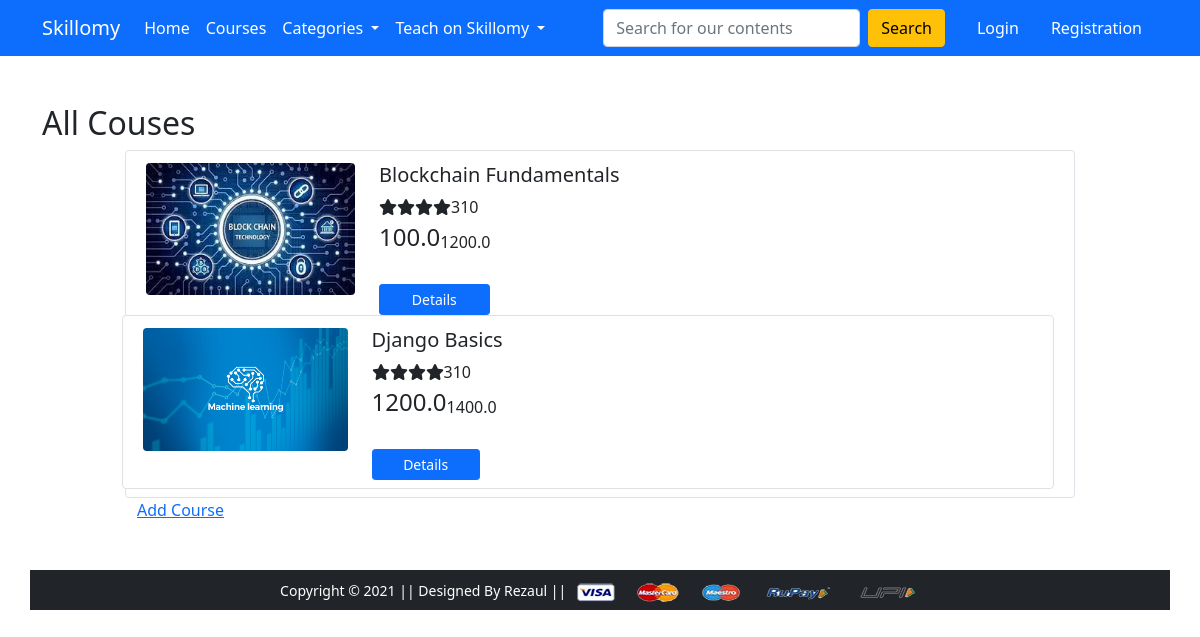
Before: /create_course/ with the older database file.
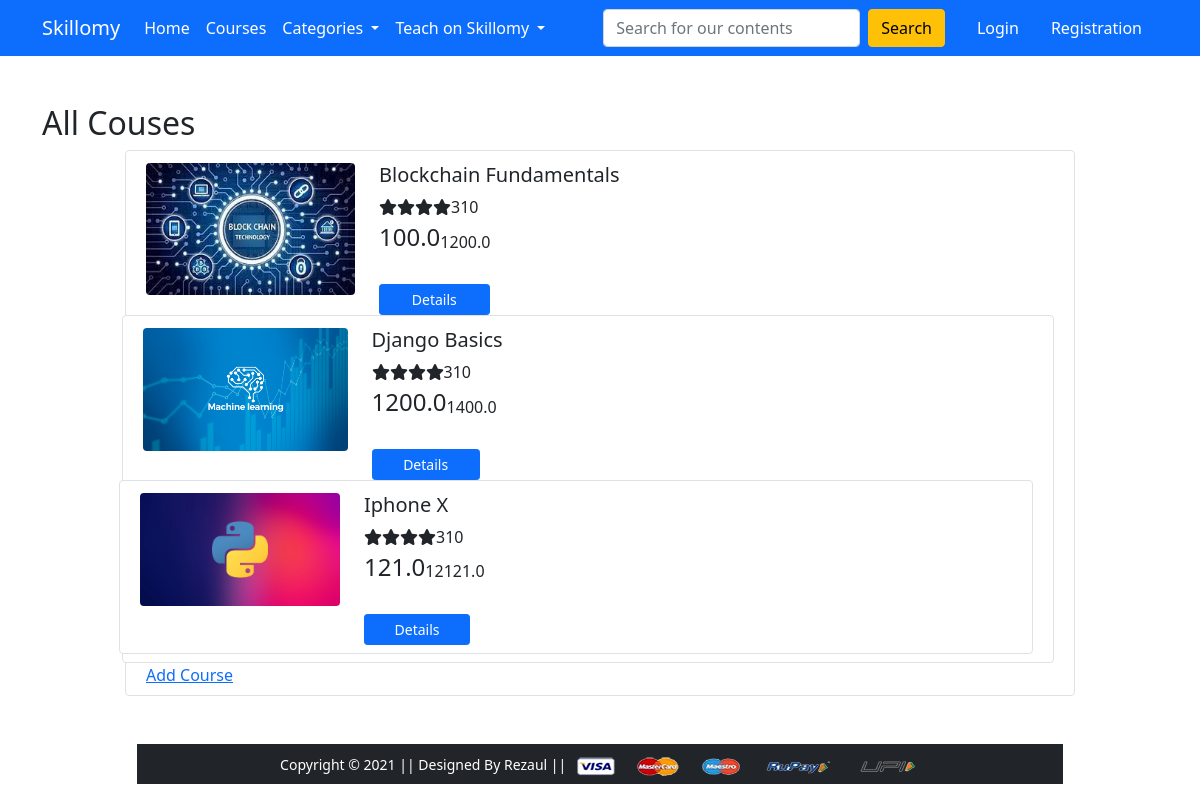
After: the same page with the newer database file.
### app/models.py (models this page shows, shortened)
class Product(models.Model):
	title=models.CharField(max_length=50)
	selling_price= models.FloatField()
	discounted_price=models.FloatField()
	description=models.CharField(max_length=200)
	level=models.CharField(choices=LEVEL_CHOICES, max_length=20, default="Not sure")
	category=models.CharField(choices=CATEGORY_CHOICES,max_length=2)
	category_id=models.ForeignKey(Categories,on_delete=models.CASCADE,default='coding')
	content=models.ForeignKey(Content,on_delete=models.CASCADE,default='none')
	product_image=models.ImageField(upload_to='productimg',blank=True, null=True)

### app/views.py (the view)
# urls.py: path('create_course/',views.HomeView.as_view(),name='create-course'),
class HomeView(ListView):
	model=Product
	template_name='app/create_course.html'

### app/templates/app/create_course.html (shortened to what this page needs)
{% extends 'app/base.html' %}
{% load static %}
{% block main-content %}
<div class="container mt-5 mb-5">
    <div class="d-flex justify-content-center row">
      <h2>All Couses</h2>
        <div class="col-md-10">
            {% for product in object_list %}
            {% if product.product_image %}
            <div class="row p-2 bg-white border rounded">
              <div class="col-md-3 mt-1"><img class="img-fluid img-responsive rounded product-image" src="{{product.product_image.url}}" alt="image"></div>
              {% else %}
              <div class="col-md-3 mt-1"><img class="img-fluid img-responsive rounded product-image" src="{{product.product_image.url}}" alt="image"></div>
              {% endif %}
                <div class="col-md-6 mt-1">
                    <h5>{{product.title}}</h5>
                    <div class="d-flex flex-row">
                        <div class="ratings mr-2"><i class="fa fa-star"></i><i class="fa fa-star"></i><i class="fa fa-star"></i><i class="fa fa-star"></i></div><span>310</span>
                    </div>
                <div class="align-items-center align-content-center col-md-3 border-left mt-1">
                    <div class="d-flex flex-row align-items-center">
                        <h4 class="mr-1">{{product.discounted_price}}</h4><span class="strike-text">{{product.selling_price}}</span>
                    </div>
                    <div class="d-flex flex-column mt-4"><a class="btn btn-primary btn-sm" href="{% url 'product-detail' product.id %}">Details</a>
                   </div>
                </div>
            </div>
            {% endfor %}
        </div>
    </div>
    <a href="{% url 'add-course' %}">Add Course</a>
</div>
{% endblock main-content%}

Changed rows visible on the page:
added Product: product_image (picture), title "Iphone X", discounted_price "121.0", selling_price "12121.0"
